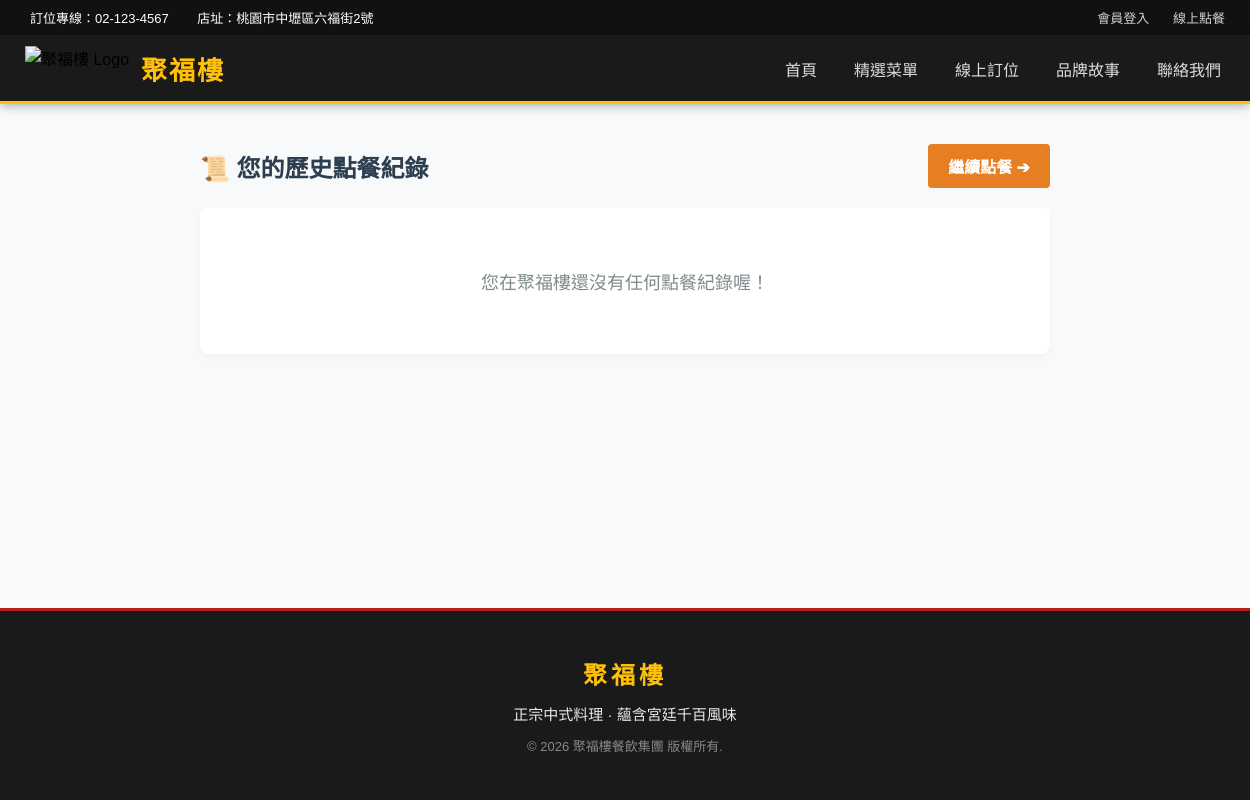
Before: /order_history/ (signed in) with the older database file.
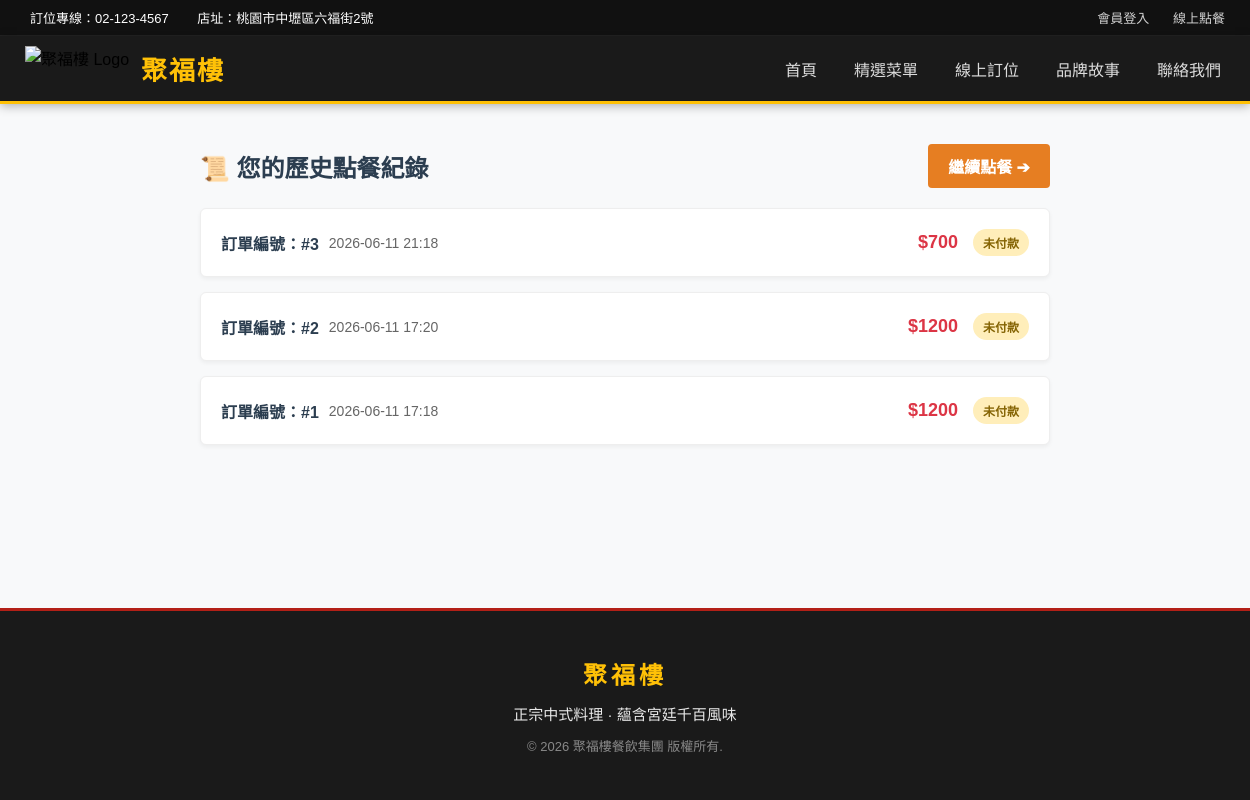
After: the same page with the newer database file.
### myapp/models.py (models this page shows)
class Order(models.Model):
    STATUS_CHOICES =[
        ('pending','未付款'),
        ('paid','已付款/準備中'),
        ('completed','已完成'),
        ('cancelled','已取消'),
    ]
    member = models.ForeignKey(CustomMember,on_delete=models.CASCADE,verbose_name="會員")
    total_amount= models.IntegerField(verbose_name="總金額")
    status = models.CharField(max_length=20,choices=STATUS_CHOICES,default='pending',verbose_name='頂單狀態')
    created_at = models.DateTimeField(auto_created=True,verbose_name='訂單時間')
    merchant_trade_no = models.CharField(max_length=50,unique=True,blank=True,null=True)

### myapp/views.py (the view)
# urls.py: path('order_history/',views.order_history,name='order_history'),
def order_history(request):
    member = get_current_member(request)
    if not member:
        return redirect('user_login')
    orders = Order.objects.filter(member=member).order_by('-created_at')
    return render(request,'order_history.html',{'orders':orders})

### myapp/views.py (called while the page is built)
def get_current_member(request):
    member_id= request.session.get('member_id')
    if not member_id:
        return None
    try:
        return CustomMember.objects.get(id=member_id)
    except CustomMember.DoesNotExist:
        return None

### templates/order_history.html (shortened to what this page needs)
{% extends 'base.html' %}
{% load static %}
{% block extra_css %}
<link rel="stylesheet" href="{% static 'css/order_history.css' %}">
{% endblock %}
{% block content %}
<div class="order-container">
    <div class="top-bar">
        <h2 class="page-title">📜 您的歷史點餐紀錄</h2>
        <a href="{% url 'order_online' %}" class="btn-continue-order">繼續點餐 ➔</a>
    </div>
    {% if orders %}
        {% for order in orders %}
        <details>
            <summary>
                <div class="order-summary-flex">
                    <div class="order-left-meta">
                        <span class="order-id">訂單編號：#{{ order.id }}</span>
                        <span class="order-meta">{{ order.created_at|date:"Y-m-d H:i" }}</span>
                    </div>
                    <div class="order-right">
                        <span class="order-total">${{ order.total_amount }}</span>
                        {% if order.status == 'pending' %}
                            <span class="badge bg-warning">未付款</span>
                        {% elif order.status == 'paid' %}
                            <span class="badge bg-info">準備中</span>
                        {% elif order.status == 'completed' %}
                            <span class="badge bg-success">已完成</span>
                        {% endif %}
                    </div>
                </div>
            </summary>
        </details>
        {% endfor %}
    {% else %}
        <div class="empty-order-state">
            <p>您在聚福樓還沒有任何點餐紀錄喔！</p>
        </div>
    {% endif %}
</div>
{% endblock %}

Changed rows visible on the page:
added Order: id "3", created_at "2026-06-11 21:18", total_amount "700", status "未付款"
added Order: id "2", created_at "2026-06-11 17:20", total_amount "1200", status "未付款"
added Order: id "1", created_at "2026-06-11 17:18", total_amount "1200", status "未付款"
Other visible differences:
text no longer shown: "您在聚福樓還沒有任何點餐紀錄喔！"
